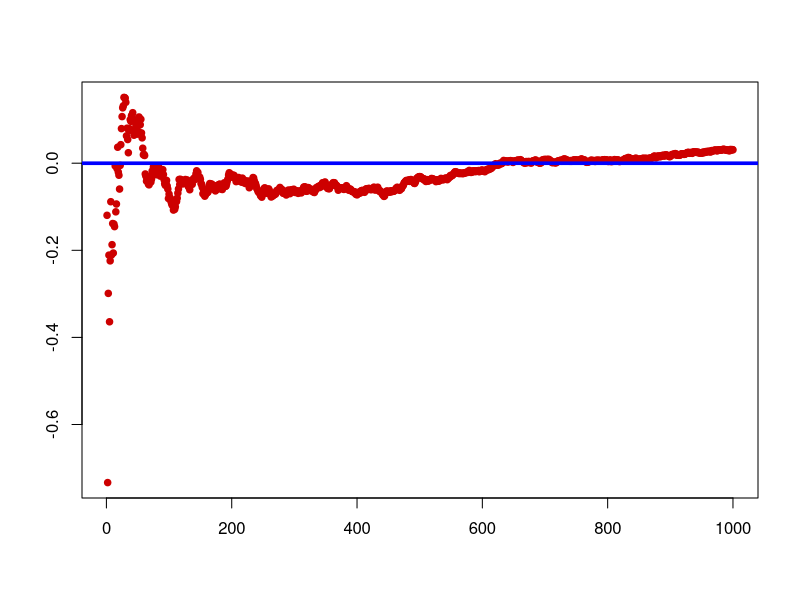

Here is the R script that generated this plot:
# clear history
rm(list = ls(all = TRUE))
graphics.off()

n = 1000
mu = 0
sig = 1
y = rnorm(n, mu, sig)
x = matrix(0, nrow = n, ncol = 1)

for (i in 1:n) {
    x[i] = mean(y[1:i])
}

# Plot
plot(x, col = "red3", type = "p", pch = 20, lwd = 2.5, ylab = "", xlab = "")
abline(h = 0, col = "blue", pch = 20, lwd = 3.5)
